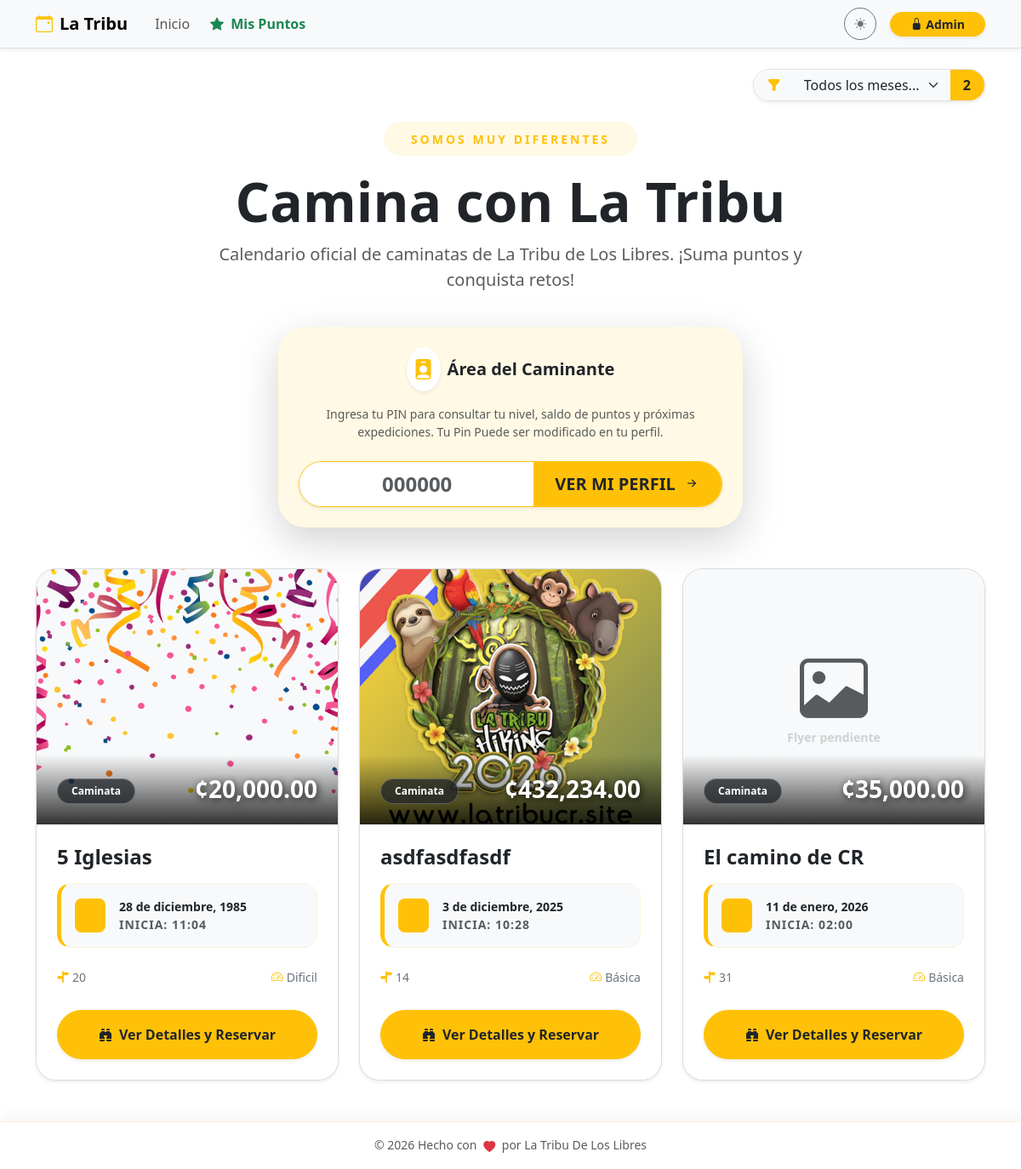
The page / on the database its author committed.
### db.py (models this page shows)
class Event(db.Model):
    __tablename__ = 'event'
    id = db.Column(db.Integer, primary_key=True)
    title = db.Column(db.String(100), nullable=False)
    flyer = db.Column(db.String(120)) # Nombre del archivo de imagen
    currency = db.Column(db.String(5), default='¢')
    price = db.Column(db.Float, nullable=False)
    reservation_fee = db.Column(db.String(50)) # Texto libre ej: "5000 colones"
    points_reward = db.Column(db.Integer, default=10) # Puntos que otorga
    activity_type = db.Column(db.String(50)) # Caminata, Camping, etc.
    difficulty = db.Column(db.String(50))
    distance = db.Column(db.String(50))
    duration_days = db.Column(db.Integer, default=1)
    event_date = db.Column(db.Date, nullable=False)
    end_date = db.Column(db.Date) # Para eventos de varios días
    departure_point = db.Column(db.String(150))
    departure_time = db.Column(db.String(20))
    pickup_point = db.Column(db.String(200))
    capacity = db.Column(db.Integer, default=0)
    description = db.Column(db.Text)
    status = db.Column(db.String(20), default='Activa') # Activa, Suspendido, Se Traslado
    moved_date = db.Column(db.Date) # Nueva fecha si se traslada
    bookings = db.relationship('Booking', backref='event', lazy=True, cascade="all, delete-orphan")

### app.py (the view)
@main_bp.route('/')
def home():
    search_month = request.args.get('search_month', type=int)
    query = Event.query
    if search_month:
        query = query.filter(extract('month', Event.event_date) == search_month)
    events = query.order_by(Event.event_date.asc()).all()
    return render_template('home.html', events=events)

### app.py (called while the page is built)
@app.before_request
def force_https():
    if request.headers.get('X-Forwarded-Proto') == 'http':
        url = request.url.replace('http://', 'https://', 1)
        return redirect(url, code=301)

### templates/home.html (shortened to what this page needs)
{% extends "base.html" %}
{% block content %}
{% set meses = ['', 'enero', 'febrero', 'marzo', 'abril', 'mayo', 'junio', 'julio', 'agosto', 'septiembre', 'octubre', 'noviembre', 'diciembre'] %}
<div class="row align-items-center mb-4 animate__animated animate__fadeIn">
    <div class="col-lg-12 text-center">
        <div class="d-inline-block p-2 bg-warning bg-opacity-10 rounded-pill mb-3">
            <span class="text-warning fw-bold small px-4 text-uppercase" style="letter-spacing: 3px;">Somos muy Diferentes</span>
        </div>
        <h1 class="display-3 fw-bold mb-0">Camina con La Tribu</h1>
        <p class="lead text-muted mt-2 mx-auto" style="max-width: 700px;">
            Calendario oficial de caminatas de La Tribu de Los Libres. ¡Suma puntos y conquista retos!
        </p>
    </div>
</div>
<div class="row justify-content-center mb-5 animate__animated animate__fadeInUp" style="animation-delay: 0.2s;">
    <div class="col-md-8 col-lg-6">
        <div class="card border-0 shadow-lg rounded-5 overflow-hidden position-relative">
            <div class="position-absolute top-0 start-0 w-100 h-100 bg-warning bg-opacity-10" style="z-index: 0;"></div>
            <div class="card-body p-4 text-center position-relative" style="z-index: 1;">
                <div class="d-flex justify-content-center align-items-center mb-3">
                    <div class="bg-white p-2 rounded-circle shadow-sm me-2 text-warning">
                        <i class="bi bi-person-badge-fill fs-4"></i>
                    </div>
                    <h5 class="fw-bold mb-0 text-dark">Área del Caminante</h5>
                </div>
                <p class="text-muted small mb-4">
                    Ingresa tu PIN para consultar tu nivel, saldo de puntos y próximas expediciones. Tu Pin Puede ser modificado en tu perfil.
                </p>
                <div class="input-group input-group-lg shadow-sm rounded-pill overflow-hidden border border-warning bg-white">
                    <input type="text" id="quickPinInput" class="form-control border-0 text-center fw-bold text-primary fs-4" placeholder="000000" maxlength="6" oninput="this.value = this.value.replace(/[^0-9]/g, '')">
                    <button class="btn btn-warning fw-bold text-dark px-4 transition-hover" type="button" onclick="goToProfileQuick()">
                        <span class="ver-text">VER </span>MI PERFIL <i class="bi bi-arrow-right-short ms-1"></i>
                    </button>
                </div>
            </div>
        </div>
    </div>
</div>
<div class="row g-4">
    {% if events %}
        {% for event in events %}
        <div class="col-md-6 col-lg-4">
            <div class="card h-100 shadow-sm border border-secondary border-opacity-25 overflow-hidden position-relative adventure-card animate__animated animate__fadeInUp" style="animation-delay: {{ loop.index0 * 0.1 }}s">
                <div class="card-img-container" style="height: 300px; background: var(--bs-tertiary-bg); position: relative; overflow: hidden;">
                    {% if event.flyer %}
                        <img src="{{ url_for('static', filename='uploads/flyers/' + event.flyer) }}" class="card-img-top w-100 h-100 flyer-zoom" style="object-fit: cover;" alt="{{ event.title }}">
                    {% else %}
                        <div class="w-100 h-100 d-flex flex-column align-items-center justify-content-center text-muted">
                            <i class="bi bi-image display-1 opacity-10"></i>
                            <small class="fw-bold opacity-25">Flyer pendiente</small>
                        </div>
                    {% endif %}
                    <div class="price-overlay position-absolute bottom-0 start-0 w-100 p-4 d-flex justify-content-between align-items-end" style="background: linear-gradient(transparent, rgba(0,0,0,0.8));">
                        <span class="badge bg-dark bg-opacity-75 text-white px-3 py-2 rounded-pill small border border-white border-opacity-25">{{ event.activity_type }}</span>
                        <div class="price-tag">
                            <span class="h3 fw-bold mb-0 text-white shadow-text">{{ event.currency }}{{ "{:,.2f}".format(event.price) }}</span>
                        </div>
                    </div>
                </div>
                <div class="card-body p-4">
                    <h4 class="card-title fw-bold mb-3 text-truncate-2 title-link">{{ event.title }}</h4>
                    <div class="mb-4 p-3 bg-body-tertiary rounded-4 small border border-warning border-opacity-10 ticket-date">
                        <div class="d-flex align-items-center">
                            <div class="bg-warning bg-opacity-20 p-2 rounded-3 me-3 text-warning">
                                <i class="bi bi-calendar3 h5 mb-0"></i>
                            </div>
                            <div>
                                <div class="fw-bold text-body">
                                    {% if event.duration_days > 1 %}
                                        Del {{ event.event_date.day }} al {{ event.end_date.day }} de {{ meses[event.end_date.month] }}
                                    {% else %}
                                        {{ event.event_date.day }} de {{ meses[event.event_date.month] }}, {{ event.event_date.year }}
                                    {% endif %}
                                </div>
                                <div class="x-small text-muted text-uppercase fw-bold" style="letter-spacing: 1px;">Inicia: {{ event.departure_time }}</div>
                            </div>
                        </div>
                    </div>
                    <div class="row g-2 mb-1 small text-secondary fw-medium">
                        <div class="col-7">
                            <i class="bi bi-signpost-split-fill me-1 text-warning"></i>{{ event.distance or 'Por definir' }}
                        </div>
                        <div class="col-5 text-end">
                            <i class="bi bi-speedometer2 me-1 text-warning"></i>{{ event.difficulty }}
                        </div>
                    </div>
                </div>
                <div class="card-footer bg-body border-0 p-4 pt-0">
                    <button class="btn btn-warning rounded-pill fw-bold py-3 shadow-sm w-100 text-dark transition-all btn-main-reserve" data-bs-toggle="modal" data-bs-target="#detailsModal{{ event.id }}">
                        <i class="bi bi-binoculars-fill me-2"></i>Ver Detalles y Reservar
                    </button>
                </div>
            </div>
        </div>
        {% endfor %}
    {% endif %}
</div>
<link rel="stylesheet" href="https://cdnjs.cloudflare.com/ajax/libs/animate.css/4.1.1/animate.min.css"/>
{% endblock %}

### templates/base.html (style rules this page uses)
body { padding-bottom: 80px; min-height: 100vh; display: flex; flex-direction: column; transition: background-color 0.3s ease, color 0.3s ease; }
.nav-link, .btn { transition: all 0.2s ease-in-out; }

### templates/home.html (style rules this page uses)
.adventure-card { transition: all 0.4s cubic-bezier(0.175, 0.885, 0.32, 1.275); border-radius: 1.5rem !important; background: #ffffff; }
.flyer-zoom { transition: transform 0.8s ease; }
.shadow-text { text-shadow: 2px 2px 8px rgba(0,0,0,0.8); }
.ticket-date { border-left: 5px solid #ffc107 !important; }
.text-truncate-2 { display: -webkit-box; -webkit-line-clamp: 2; -webkit-box-orient: vertical; overflow: hidden; }

### rows shown on the page
Event: flyer (picture), activity_type "Caminata", currency "¢", price "20,000.00", title "5 Iglesias", event_date.day "28", event_date "diciembre", event_date.year "1985", departure_time "11:04", distance "20", difficulty "Dificil"
Event: flyer (picture), activity_type "Caminata", currency "¢", price "432,234.00", title "asdfasdfasdf", event_date.day "3", event_date "diciembre", event_date.year "2025", departure_time "10:28", distance "14", difficulty "Básica"
Event: shows "Flyer pendiente", activity_type "Caminata", currency "¢", price "35,000.00", title "El camino de CR", event_date.day "11", event_date "enero", event_date.year "2026", departure_time "02:00", distance "31", difficulty "Básica"

### other values the page prints
{{ month_activity_count|default(0) }} "2"
